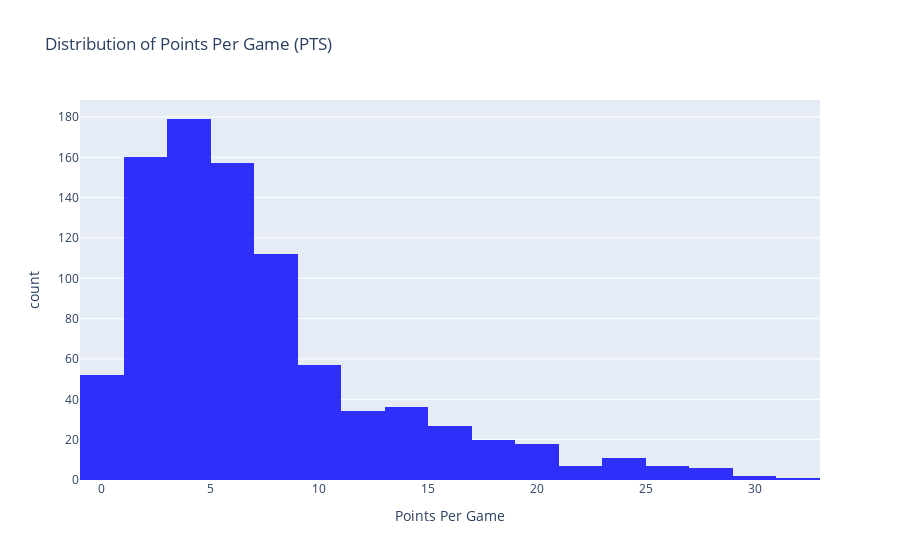

Notebook code cell kept with this figure:
### Markdown cell above
### Data Visuals

### Code cell
# Histogram of Points Per Game (PTS)
fig1 = px.histogram(average_stats, x='PTS', nbins=20, 
                   title='Distribution of Points Per Game (PTS)',
                   labels={'PTS': 'Points Per Game'},
                   opacity=0.8, color_discrete_sequence=['blue'])
fig1.show()

### Figure 1 — Plotly figure (JSON) as saved in the notebook; plotly's stock layout.template omitted (floating-point values rounded to 4 significant figures; data arrays with more than 128 entries replaced by an {"elided": "..."} marker saying what was removed)
{"data": [{"alignmentgroup": "True", "bingroup": "x", "hovertemplate": "Points Per Game=%{x}<br>count=%{y}<extra></extra>", "legendgroup": "", "marker": {"color": "blue", "opacity": 0.8, "pattern": {"shape": ""}}, "name": "", "nbinsx": 20, "offsetgroup": "", "orientation": "v", "showlegend": false, "type": "histogram", "x": {"elided": "886 float values"}, "xaxis": "x", "yaxis": "y"}], "layout": {"barmode": "relative", "legend": {"tracegroupgap": 0}, "title": {"text": "Distribution of Points Per Game (PTS)"}, "xaxis": {"anchor": "y", "domain": [0, 1], "title": {"text": "Points Per Game"}}, "yaxis": {"anchor": "x", "domain": [0, 1], "title": {"text": "count"}}}}
